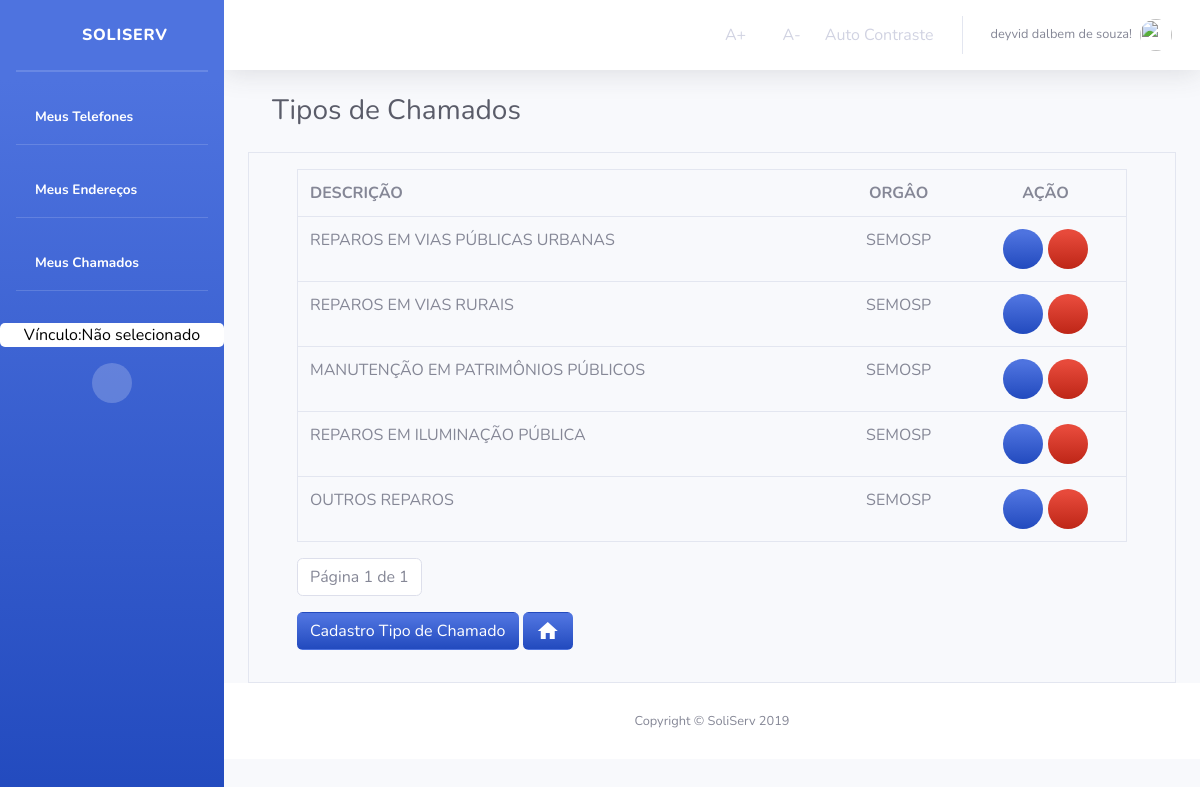
Page /Chamados/listarTiposDeChamado/ (signed in) on the committed database.
### Chamados/models.py (models this page shows, shortened)
class TipoChamado(models.Model):
    descricaoTipoChamado = models.CharField('TIPO CHAMADO', max_length=45)
    idOrgao = models.ForeignKey(
        Orgao, on_delete=models.CASCADE, verbose_name="ORGÃO")
    class Meta:
        verbose_name = "TipoChamados"
        verbose_name_plural = "TipoChamados"

### Orgao/models.py (models this page shows, shortened)
class Orgao(models.Model):
    nomeOrgao = models.CharField('NOME ORGÃO', max_length=45)
    descricao = models.CharField('DESCRIÇÃO', max_length=100)
    emailOrgao = models.CharField('EMAIL ORGÃO', max_length=45)
    nomeResponsavelOrgao = models.CharField(
        'RESPONSÁVEL PELO ÓRGÃO', max_length=45)
    enderecoOrgao = models.CharField(
        'ENDERECO ORGÃO', max_length=45, default="")
    telefoneOrgao = models.IntegerField('TELEFONE ORGÃO')
    class Meta:
        verbose_name = "Orgao"
        verbose_name_plural = "Orgao"

### Chamados/views.py (the view)
# urls.py: path('listarTiposDeChamado/', views.tiposChamadosList, name='lista_tipo_chamado'),
def tiposChamadosList(request):
    if not request.user.has_perm('TiposChamados.view_TiposChamados'):
        return render(request, 'Orgao/bloqueioDeAcesso.html')
    else:
        tipo_chamado_list = TipoChamado.objects.all()
        paginator = Paginator(tipo_chamado_list, 5)
        page = request.GET.get('page')
        tipo_chamado_list = paginator.get_page(page)
        context = {'tipo_chamado_list': tipo_chamado_list}
        if not request.user.is_authenticated:
            return render(request, 'Usuario/acessoNegado.html')
        else:
            return render(request, 'Chamados/tipoChamado/listaTiposChamados.html', context)

### Chamados/templates/Chamados/tipoChamado/listaTiposChamados.html (shortened to what this page needs)
{% extends "sistemaDeGestaoDeServicosPublicos/index1.html" %}
{% block titulo %}
Tipos de Chamados
{% endblock titulo %}
{% block centro %}
<main id="Orgao" class="container border">
    <div class="container">
        {% block centroOrgao %}
        <form>
            {% if tipo_chamado_list %}
            <table class="table border mt-3" style="text-transform: uppercase; overflow-x: auto">
                <tr>
                    <th>Descrição</th>
                    <th class="text-center">ORGÂO</th>
                    <th class="text-center">AÇÃO</th>
                </tr>
                {% for tipos in tipo_chamado_list %}
                <tr>
                    <td>
                        {{tipos.descricaoTipoChamado}}
                    </td>
                    <td class="text-center">
                        {{tipos.idOrgao.nomeOrgao}}
                    </td>
                    <td class="text-center">
                            <a class="bg-gradient-primary text-white btn-circle"
                            href="{% url 'Chamados:tipo_chamado_atualizar' tipos.id %}" title="Editar Tipo de Chamado">
                            <i class="fas fa-edit"></i>
                        </a>
                        <a class="bg-gradient-danger text-white btn-circle "
                            href="{% url 'Chamados:tipo_chamado_deletar' tipos.id %}" title="Excluir Tipo de Chamado">
                            <i class="fas fa-trash"></i>
                        </a>
                    </td>
                </tr>
                {% endfor %}
                {% else %}
                <div class="alert alert-danger mt-3">
                    Não há Dados Cadastrados!
                </div>
                {% endif %}
        </form>
        <nav aria-label="text-left pagination  ">
            <ul class="pagination ">
                <li class="page-item disabled">
                    <a class="page-link" href="#">
                        Página {{ tipo_chamado_list.number }} de {{ tipo_chamado_list.paginator.num_pages }}
                    </a>
                </li>
            </ul>
        </nav>
        <a class="btn bg-gradient-primary text-white  mb-3" href="{% url 'Chamados:cadastro_tipo_chamado'%}"
            title="cadastrar novo Tipo de Chamado">
            Cadastro Tipo de Chamado
        </a>
        <a class="btn bg-gradient-primary text-white  mb-3" href="{% url 'Orgao:orgao_index'%}"
            title="Voltar a HomePage">
            <i class="material-icons">home</i>
        </a>
</main>
{% endblock %}
</div>
{% endblock %}

### templates/sistemaDeGestaoDeServicosPublicos/index1.html (shortened to what this page needs)
<!DOCTYPE html>
<html lang="pt-br">
{% load staticfiles %}
<head>
  <link rel="stylesheet" href="{% static 'tema/css/sb-admin-2.css' %}">
  <link rel="stylesheet" href="{% static 'tema/vendor/fontawesome-free/css/all.css' %}">
  <link rel="stylesheet" href="{% static 'tema/vendor/fontawesome-free/css/all.css' %}">
  <link rel="stylesheet" href="{% static 'css/style.css' %}">
  <link rel="stylesheet" href="{% static 'img/avatar_2x.png' %}">
  <link rel="stylesheet" type="text/css" href="{% static 'css/select2.css' %}">
  <link rel="stylesheet" href="https://stackpath.bootstrapcdn.com/bootstrap/4.3.1/css/bootstrap.min.css"
>
  <link href="https://unpkg.com/material-components-web@latest/dist/material-components-web.min.css" rel="stylesheet">
  <link href="vendor/fontawesome-free/css/all.min.css" rel="stylesheet" type="text/css">
  <link href="css/sb-admin-2.min.css" rel="stylesheet">
</head>
<body id="page-top" class="acessibilidade teste">
  <div id="wrapper">
    <ul class="navbar-nav bg-gradient-primary sidebar sidebar-dark accordion" id="accordionSidebar">
      <a class="sidebar-brand d-flex align-items-center justify-content-center" href="{% url 'index' %}">
        <div class="sidebar-brand-icon">
          <i class="fas fa-home"></i>
        </div>
        <div class="sidebar-brand-text mx-3">SoliServ</div>
      </a>
      <hr class="sidebar-divider my-0">
      <hr class="sidebar-divider">
      <li class="nav-item active">
        <a class="nav-link" href="{% url 'listaTelefones' %}" title="Listar Meus Telefones">
          <i class="fas fa-phone-alt"></i>
          <span>Meus Telefones</span></a>
      </li>
      <hr class="sidebar-divider d-none d-md-block">
      <li class="nav-item active">
        <a class="nav-link" href="{% url 'listaEnderecos' %}" title="Listar Meus Endereços">
          <i class="fas fa-map-marker-alt"></i>
          <span>Meus Endereços</span></a>
      </li>
      <hr class="sidebar-divider d-none d-md-block">
      {% if user.is_authenticated %}
      <li class="nav-item active">
        <a class="nav-link" href="{% url 'Chamados:lista_chamado' user.id %}" title="Listar Meus Chamados">
          <i class="fas fa-list"></i>
          <span>Meus Chamados</span></a>
      </li>
      {% else %}
      <li class="nav-item active">
        <a class="nav-link" href="#" title="Listar Meus Chamados">
          <i class="fas fa-list"></i>
          <span>Meus Chamados</span></a>
      </li>
      {% endif %}
      <hr class="sidebar-divider d-none d-md-block">
      {% if request.session.temVinculo %}
      <a class="mt-3 text-center w-60 escolheVinculo" title="Clique para Escolher o Vínculo"
        href="{% url 'Orgao:retorna_Lotacao' %}">
        {% if request.session.nomeVinculo %}
        <span> Vínculo: {{ request.session.nomeVinculo }}</span>
        {% else %}
        <span> Vínculo:Não selecionado</span>
        {% endif %}
      </a>
      {% endif %}
      <div class=" mt-3 text-center d-none d-md-inline">
        <button class="rounded-circle border-0" id="sidebarToggle"></button>
      </div>
    </ul>
    <div id="content-wrapper" class="d-flex flex-column">
      <div id="content">
        <nav class="navbar navbar-expand navbar-light bg-white topbar mb-4 static-top shadow">
          <ul class="navbar-nav ml-auto">
            <li class="nav-item dropdown no-arrow d-sm-none">
            <li class="nav-item active">
              <a class="nav-link acessibilidade" onClick="fonte('a');" href="#" title="Aumentar Tamanho da Fonte">
                <i class="far fa-arrow-alt-circle-up"></i>
                <span>A+</span></a>
            </li>
            <li class="nav-item active">
              <a class="nav-link acessibilidade" onClick="fonte('d');" href="#" title="Diminuir Tamanho da Fonte">
                <i class="far fa-arrow-alt-circle-down"></i>
                <span>A-</span></a>
            </li>
            <li class="nav-item active">
              <a href="#altocontraste" id="altocontraste" accesskey="3" title="Auto Contraste"
                onclick="window.toggleContrast()" onkeydown="window.toggleContrast()" class="nav-link"
                title="Auto Contraste">
                <span>Auto Contraste</span></a>
            </li>
            <li class="nav-item dropdown no-arrow">
              <a class="nav-link dropdown-toggle" href="#" id="userDropdown" role="button" data-toggle="dropdown"
                aria-haspopup="true" aria-expanded="false">
                {% if user.is_authenticated %}
                <span class="mr-2 d-none d-lg-inline text-gray-600 small">{{ user.first_name }}
                  {{ user.last_name}}!</span>
                {% else %}
                <span class="mr-2 d-none d-lg-inline text-gray-600 small">Usuário não está logado!</span>
                {% endif %}
                {% if user.is_authenticated %}
                <img class="img-profile rounded-circle" src="{{ request.session.profile_picture }}">
                {% else %}
                <img class="img-profile rounded-circle" src="{% static 'img/avatar_2x.png' %}">
                {% endif %}
              </a>
            </li>
          </ul>
        </nav>
        <div class="container-fluid">
          <div class="d-sm-flex align-items-center justify-content-between mb-4 container">
            <h1 class="h3 mb-0 text-gray-800">{% block titulo %}{% endblock titulo%}</h1>
          </div>
          <div class="">
            {% block centro %}
            {% endblock %}
          </div>
          <footer class="sticky-footer bg-white">
            <div class="container my-auto">
              <div class="copyright text-center my-auto">
                <span>Copyright &copy; SoliServ 2019</span>
              </div>
            </div>
          </footer>
        </div>
      </div>
      {% block scripts %}
      <link href="https://cdnjs.cloudflare.com/ajax/libs/select2/4.0.11/css/select2.min.css" rel="stylesheet" />
      {% endblock %}
</body>
</html>

### sistemaDeGestaoDeServicosPublicos/static/css/style.css (style rules this page uses)
.escolheVinculo { border-radius: 5px; background-color: white; color: black; }

### rows in the picture
TipoChamado: descricaoTipoChamado "REPAROS EM VIAS PÚBLICAS URBANAS", idOrgao.nomeOrgao "SEMOSP"
TipoChamado: descricaoTipoChamado "REPAROS EM VIAS RURAIS", idOrgao.nomeOrgao "SEMOSP"
TipoChamado: descricaoTipoChamado "MANUTENÇÃO EM PATRIMÔNIOS PÚBLICOS", idOrgao.nomeOrgao "SEMOSP"
TipoChamado: descricaoTipoChamado "REPAROS EM ILUMINAÇÃO PÚBLICA", idOrgao.nomeOrgao "SEMOSP"
TipoChamado: descricaoTipoChamado "OUTROS REPAROS", idOrgao.nomeOrgao "SEMOSP"

### other values in the picture
{{ user.first_name }} "deyvid"
{{ user.last_name }} "dalbem de souza"
{{ tipo_chamado_list.number }} "1"
{{ tipo_chamado_list.paginator.num_pages }} "1"
